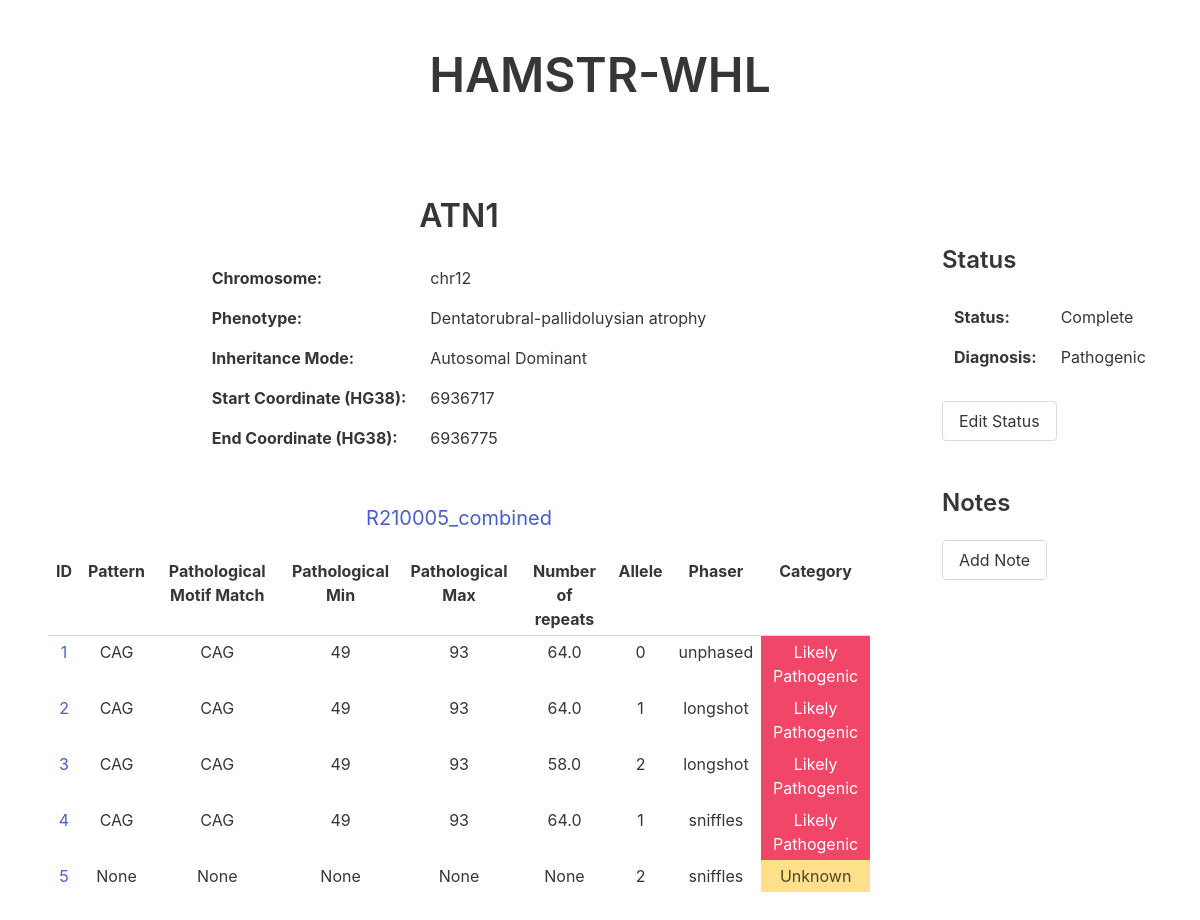
Page /R210005_combined/ATN1 on the committed database.
### tables this page shows
CREATE TABLE Gene (
  id INTEGER PRIMARY KEY AUTOINCREMENT,
  name VARCHAR(10) UNIQUE NOT NULL,
  chromosome VARCHAR(10) NOT NULL,
  phenotype TEXT,
  inheritanceMode VARCHAR(2) CHECK(inheritanceMode IN ('AD', 'AR', 'XL', 'CMPLX')) NULL DEFAULT NULL,
  startCoordHG38 VARCHAR(12),
  endCoordHG38 VARCHAR(12)
);

CREATE TABLE Sample (
	id INTEGER PRIMARY KEY,
	sample VARCHAR(20)
);

CREATE TABLE Result (
	id INTEGER PRIMARY KEY AUTOINCREMENT,
	sample INTEGER NOT NULL,
	gene INTEGER NOT NULL,
	allele INTEGER,
	phaser INTEGER NOT NULL,
	pattern TEXT,
	motif INTEGER,
	numRepeats REAL,
	match INTEGER,
	score INTEGER,
	category TEXT CHECK(category IN ('Likely Pathogenic', 'Likely Non-Pathogenic', 'Unknown')) NULL DEFAULT NULL,
	sequence TEXT,
	FOREIGN KEY (sample) REFERENCES Sample(id),
	FOREIGN KEY (gene) REFERENCES Gene(id),
	FOREIGN KEY (motif) REFERENCES Motif(id),
	FOREIGN KEY (phaser) REFERENCES Phaser(id)
);

CREATE TABLE Motif (
  id INTEGER PRIMARY KEY AUTOINCREMENT,
  gene INTEGER NOT NULL,
  pattern VARCHAR(10) NOT NULL,
  size INTEGER,
  pathMin INTEGER,
  pathMax INTEGER,
  FOREIGN KEY (gene) REFERENCES Gene(id)
);

CREATE TABLE Status (
	id INTEGER PRIMARY KEY AUTOINCREMENT,
	sample VARCHAR(20),
	gene INTEGER,
	status TEXT CHECK(status IN ('In Progress', 'Complete', 'Error')),
	diagnosis TEXT CHECK(diagnosis IN ('Pathogenic', 'Non-Pathogenic', 'Unknown')),
	FOREIGN KEY (sample) REFERENCES Sample(id),
	FOREIGN KEY (gene) REFERENCES Gene(id),
	CONSTRAINT UC_Status UNIQUE (sample,gene)
);

### app.py (the view, shortened to what this page needs)
@app.route("/<sample>/<gene>", methods=["POST","GET"])
def get_gene(sample,gene):
	error = None
	conn = get_db()
	gene_info = get_gene_info(gene, conn)
	if not gene_info:
		error = "No results found for the gene " + gene + " in the database."
		return render_template("gene_page.html", sample=sample, gene=gene, error=error)
	results = get_sample_gene_results(sample, gene, conn)
	if not results:
		error = "No results found for "+sample+" "+gene
		return render_template("gene_page.html", sample=sample, gene=gene, error=error, gene_info=gene_info, results=results)
	status, diagnosis, notes = get_info(conn, sample, gene)
	return render_template("gene_page.html", sample=sample, gene=gene, results=results, error=error, gene_info=gene_info, notes=notes, status=status, diagnosis=diagnosis)

### app.py (called while the page is built)
def get_db():
    db = getattr(g, '_database', None)
    if db is None:
        db = g._database = sqlite3.connect(DATABASE)
    return db

@app.teardown_appcontext
def close_connection(exception):
    db = getattr(g, '_database', None)
    if db is not None:
        db.close()

### data_reader.py (called while the page is built)
def get_sample_id(conn, sample):
	cur = conn.cursor()
	cur.execute("SELECT id FROM Sample WHERE sample LIKE ?;", (sample,))
	id = cur.fetchone()
	if id is not None:
		return id[0]
	return id

def get_gene_id(conn, gene):
	cur = conn.cursor()
	cur.execute("SELECT id FROM Gene WHERE name LIKE ?;", (gene,))
	id = cur.fetchone()
	if id is not None:
		return id[0]
	return id

def get_sample_gene_results(sample, gene, conn):
	sample = get_sample_id(conn, sample)
	if sample is None:
		return None
	cur = conn.cursor()
	cur.execute("SELECT r.id, r.pattern, m.pattern, m.pathMin, m.pathMax, r.numRepeats, r.allele, r.phaser, r.category FROM Result r LEFT JOIN Gene g ON r.gene = g.id LEFT JOIN Motif m ON r.motif = m.id WHERE r.sample LIKE ? AND g.name LIKE ?", (sample, gene,))
	results = cur.fetchall()
	return results

def get_gene_info(gene, conn):
	cur = conn.cursor()
	cur.execute("SELECT g.name, g.chromosome, g.phenotype, g.inheritanceMode, g.startCoordHG38, g.endCoordHG38 FROM Gene g WHERE g.name LIKE ?", (gene,))
	gene_info = cur.fetchone()
	return gene_info

def get_info(conn, sample, gene):
	sample_id = get_sample_id(conn, sample)
	if sample_id is None:
		return None
	gene_id = get_gene_id(conn, gene)
	if gene_id is None:
		return None
	cur = conn.cursor()
	cur.execute("SELECT id, note FROM Note WHERE gene LIKE ? AND sample LIKE ?", (gene_id, sample_id,))
	notes = cur.fetchall()
	cur.execute("SELECT status, diagnosis FROM Status WHERE gene LIKE ? AND sample LIKE ?", (gene_id, sample_id,))
	info = cur.fetchone()
	status = None
	diagnosis = None
	if info is not None:
		status = info[0]
		diagnosis = info[1]
	return status, diagnosis, notes

### templates/gene_page.html (shortened to what this page needs)
<!DOCTYPE html>
<html lang="en" dir="ltr">
    <head>
        <link rel="stylesheet" href="https://cdn.jsdelivr.net/npm/bulma@0.9.1/css/bulma.css">
    </head>
    <body>
      <section class="section has-text-centered">
        <a href="/"><h1 class="title is-1">HAMSTR-WHL</h1></a>
      </section>
      <section class="section has-text-centered">
				{% if error %}
					<h1 class="subtitle" style="color:hsl(348, 100%, 61%)">{{error}}</h1>
					<a href="/sample/{{sample}}"><button class="button">Return to Sample page {{sample}}</button></a>
				{% elif gene_info %}
					<div class="columns">
						<div class="column is-three-quarters">
							<h1 class="title">{{gene_info[0]}}</h1>
							<div class="table-container">
								<table class="table has-text-left center">
									<tr><td><b>Chromosome: </b></td><td>{{gene_info[1]}}</td>
									<tr><td><b>Phenotype: </b></td><td>{{gene_info[2]}}</td>
									<tr><td><b>Inheritance Mode: </b></td>
									{% if gene_info[3] == "AD"%}
											<td>Autosomal Dominant</td>
									{% elif gene_info[3] == "AR" %}
											<td>Autosomal Recessive</td>
									{% elif gene_info[3] == "XL" %}
											<td>X-Linked</td>
									{% elif gene_info[3] == "XL" %}
											<td>X-Linked</td>
									{% else %}
											<td>{{gene_info[3]}}</td>
									{% endif %}
									</tr>
									<tr><td><b>Start Coordinate (HG38): </b></td><td>{{gene_info[4]}}</td><tr>
									<tr><td><b>End Coordinate (HG38): </b></td><td>{{gene_info[5]}}</td><tr>
								</table>
							</div>
							{% if results %}
									<br>
									<a href="/sample/{{sample}}"><h1 class="subtitle has-text-link">{{sample}}</h1></a><br>
									<div class="table-container">
										<table class="table is-hoverable is-narrow center">
										<tr>
												<th>ID</th>
												<th>Pattern</th>
												<th>Pathological Motif Match</th>
												<th>Pathological Min</th>
												<th>Pathological Max</th>
												<th>Number of repeats</th>
												<th>Allele</th>
												<th>Phaser</th>
												<th>Category</th>
										</tr>
										{% for result in results %}
											<tr>
												<td><a href="/result/{{result[0]}}">{{result[0]}}</a></td>
												<td>{{result[1]}}</td>
												<td>{{result[2]}}</td>
												<td>{{result[3]}}</td>
												<td>{{result[4]}}</td>
												<td>{{result[5]}}</td>
												<td>{{result[6]}}</td>
												<td>{{result[7]}}</td>
												{% if result[8] == 'Likely Pathogenic' %}
													<td class="is-danger">{{result[8]}}</td>
												{% elif result[8] == 'Unknown' %}
													<td class="is-warning">{{result[8]}}</td>
												{% elif result[8] == 'Likely Non-Pathogenic' %}
													<td class="is-success">{{result[8]}}</td>
												{% else %}
													<td></td>
												{% endif %}
											</tr>
										{% endfor %}
									</table>
								</div>
							{% endif %}
						</div>
						<div class="column is-one-quarter">
							<section class="section has-text-left">
								<h1 class="title is-4">Status</h1>
								<table class="table has-text-left is-size-6">
									<tr><td><b>Status: </b></td><td>{{status}}</td>
									<tr><td><b>Diagnosis: </b></td><td>{{diagnosis}}</td>
								</table>
								<button class="button" onclick="toggle_edit()" id="edit_toggle">Edit Status</button>
								<br><br>
								<br>
								<h1 class="title is-4">Notes</h1>
								<button class="button" onclick="toggle_note()" id="note_toggle">Add Note</button>
								<br><br>
							</section>
						{% endif %}
					</div>
				</div>
			</section>
		</body>

### templates/gene_page.html (style rules this page uses)
table.center { margin-left: auto; margin-right: auto; }
.table td { border: none; }

### rows in the picture
Gene: name "ATN1", chromosome "chr12", phenotype "Dentatorubral-pallidoluysian atrophy", startCoordHG38 "6936717", endCoordHG38 "6936775"
Sample: sample "R210005_combined"
Result: id "1", pattern "CAG", pathMin "49", pathMax "93", numRepeats "64.0", allele "0", phaser "unphased", category "Likely Pathogenic"
Result: id "2", pattern "CAG", pathMin "49", pathMax "93", numRepeats "64.0", allele "1", phaser "longshot", category "Likely Pathogenic"
Result: id "3", pattern "CAG", pathMin "49", pathMax "93", numRepeats "58.0", allele "2", phaser "longshot", category "Likely Pathogenic"
Result: id "4", pattern "CAG", pathMin "49", pathMax "93", numRepeats "64.0", allele "1", phaser "sniffles", category "Likely Pathogenic"
Result: id "5", result "None", allele "2", phaser "sniffles", category "Unknown"
Status: status "Complete", diagnosis "Pathogenic"
